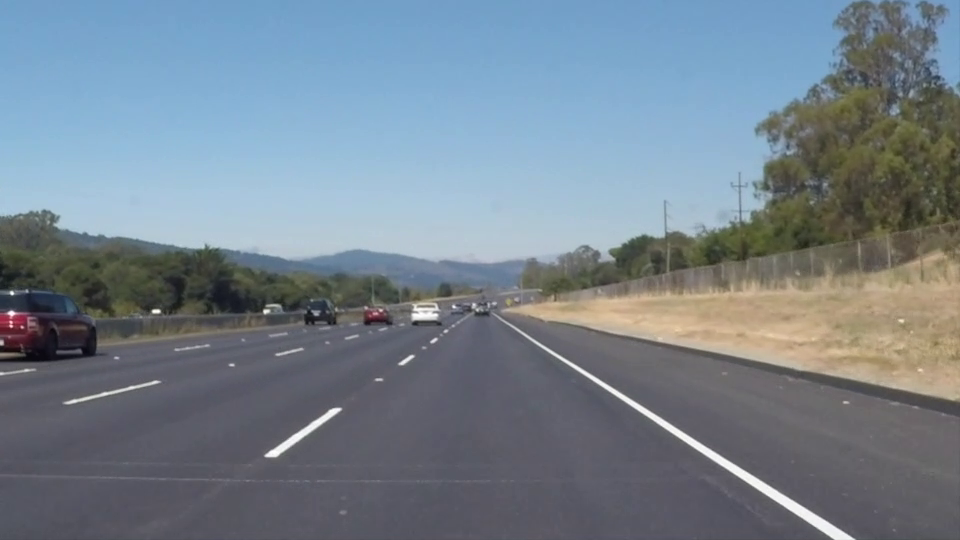
#> input picture frame 22 of test_video3.mp4, 960 x 540 px, given in place of test_video2.mp4, which was not available
$ python vid_lanes.py
#> lines starting #> are read from the running program, lines starting #| are printed output that depends on the picture; after the words box and inside, x2 and y2 are one past the last pixel; in counts of white or black regions, pixels touching at a corner belong together; pictures that were not available may be replaced by others from this repository, and a replacement may not be noted
#> further down, img is the input picture: shape (540, 960, 3); mean B, G, R 141.9, 130.7, 117.7
import numpy as np
import cv2


def detectEdge(image):
    gray = cv2.cvtColor(image, cv2.COLOR_RGB2GRAY)  # Converting RGB to Grayscale
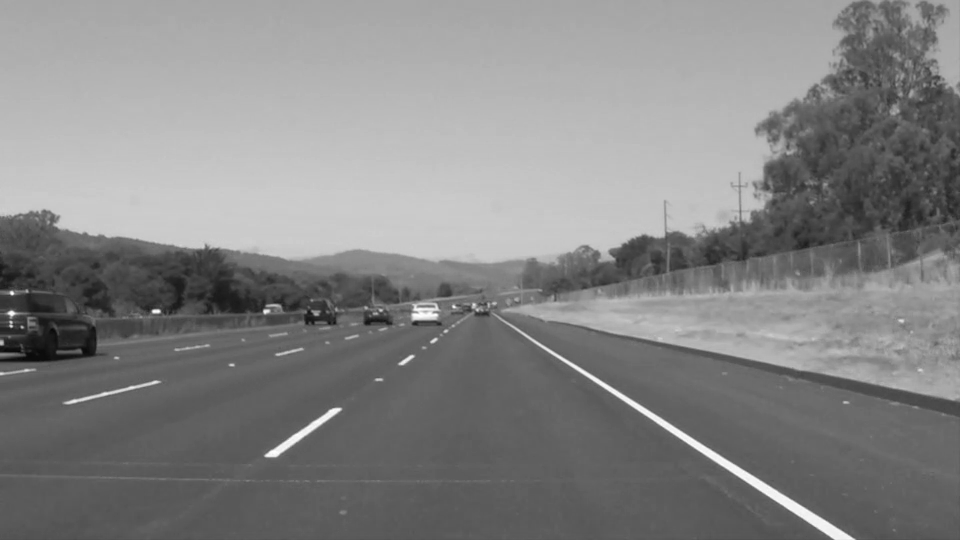
#> gray: shape (540, 960); min 6, max 255, mean 132.6
    hls = cv2.cvtColor(image, cv2.COLOR_RGB2HLS)
#> hls: shape (540, 960, 3); mean of channels 0, 1, 2 51.3, 129.9, 55.8

    lower_bound_yellow = np.array([10, 100, 100], dtype = "uint8")
    upper_bound_yellow = np.array([110, 255, 255], dtype = "uint8")
    yellow_mask = cv2.inRange(hls, lower_bound_yellow, upper_bound_yellow)
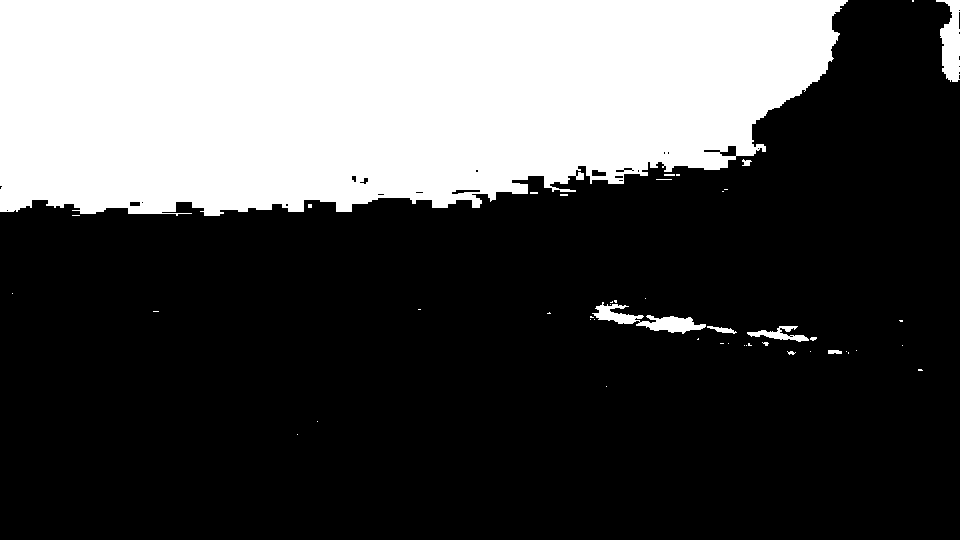
#> yellow_mask: shape (540, 960); 30.5% white; 47 white regions (37 under 20 px), largest, box (x1, y1, x2, y2) and area: (0, 0, 848, 216) 155022, (592, 302, 706, 334) 1244, (936, 0, 960, 82) 1234
    cv2.imshow('Yellow Mask', yellow_mask)
    lower_bound_white = np.array([0, 180, 0], dtype = "uint8")
    upper_bound_white = np.array([255, 255, 255], dtype = "uint8")
    white_mask = cv2.inRange(hls, lower_bound_white, upper_bound_white)
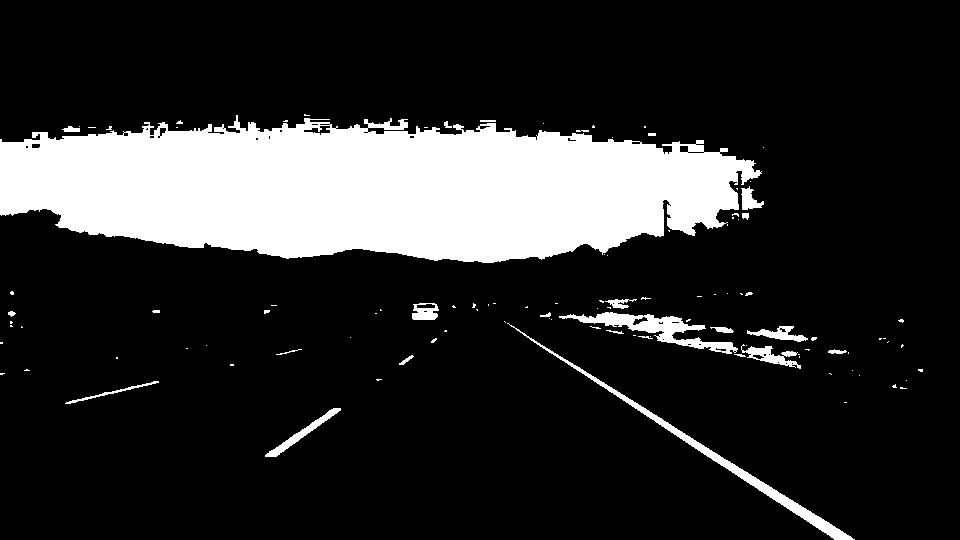
#> white_mask: shape (540, 960); 17.3% white; 109 white regions (82 under 20 px), largest, box (x1, y1, x2, y2) and area: (0, 115, 762, 263) 81361, (507, 323, 855, 540) 2573, (559, 312, 738, 354) 2064
    cv2.imshow('White Mask', white_mask)
    yellow_and_white_mask = cv2.bitwise_or(yellow_mask, white_mask)
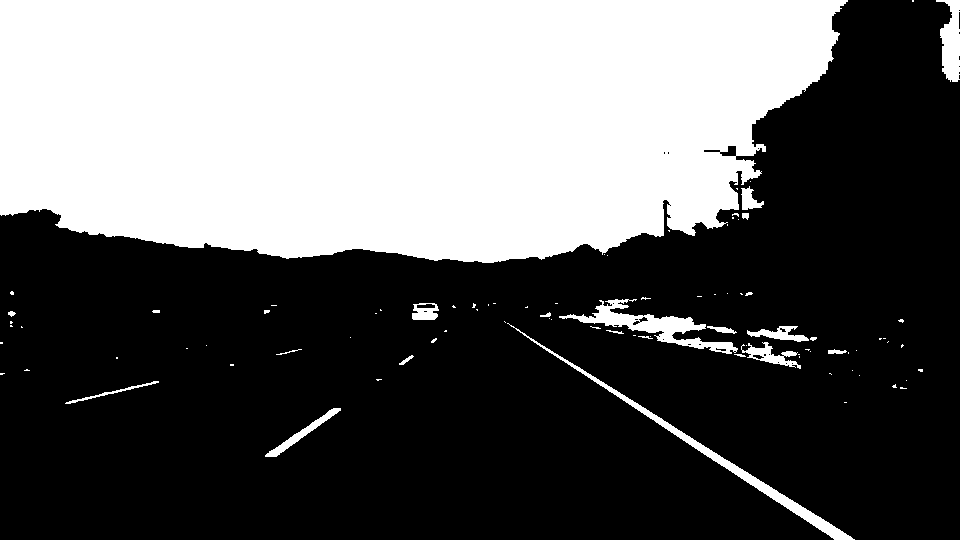
#> yellow_and_white_mask: shape (540, 960); 38.6% white; 90 white regions (67 under 20 px), largest, box (x1, y1, x2, y2) and area: (0, 0, 848, 263) 190313, (507, 323, 855, 540) 2573, (559, 299, 738, 354) 2460
    cv2.imshow('Yellow and White mask', yellow_and_white_mask)
    yellow_and_white_mask_image = cv2.bitwise_and(image, image, mask = yellow_and_white_mask)
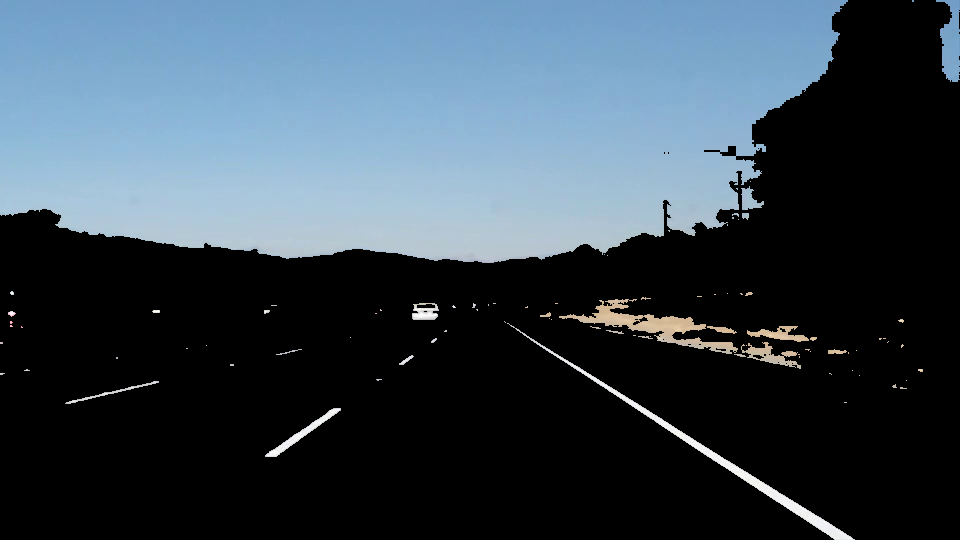
#> yellow_and_white_mask_image: shape (540, 960, 3); mean B, G, R 80.8, 69.8, 56.2
    g_blur = cv2.GaussianBlur(yellow_and_white_mask_image, (5, 5), 0)  # Applying Gaussian Blur to reduce noise and to smoothen the edges
    edges = cv2.Canny(g_blur, 50, 150)
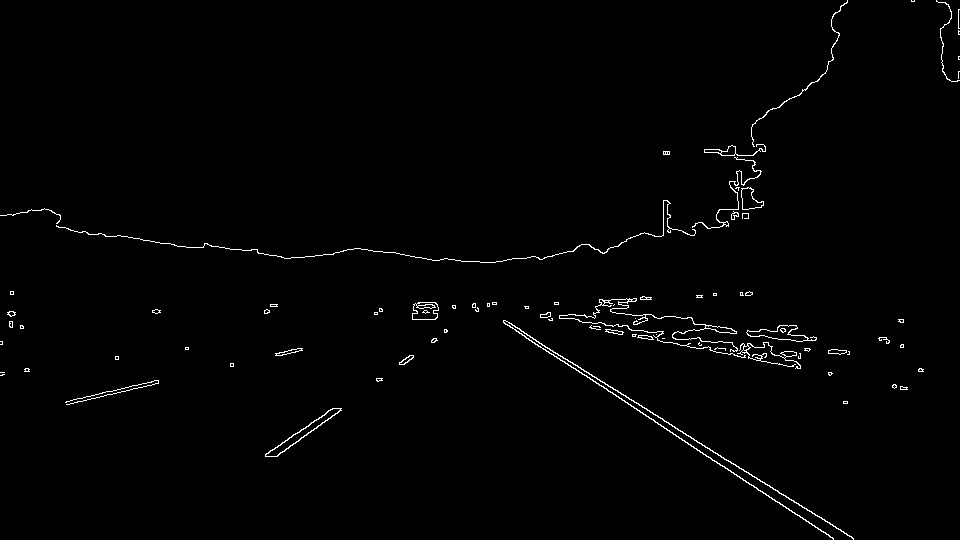
#> edges: shape (540, 960); 1.1% white in thin lines or dots
    cv2.imshow('Gray', gray)
    cv2.imshow('Blur', g_blur)
    return edges


def region_of_interest(image):
    height = image.shape[0]
#> height = 540
    width = image.shape[1]
#> width = 960
    # print height
    # print width
    triangle = np.array([
        [((width * 1) / 10, height), ((9 * width) / 10, height), ((width) / 2, (5 * height) / 10)]
    ])
#> triangle = [[96, 540], [864, 540], [480, 270]]
    # print triangle
    mask = np.zeros_like(image)
#> (the run stopped early here; a loop or call above may not have finished)

$ run again, starting later in the video
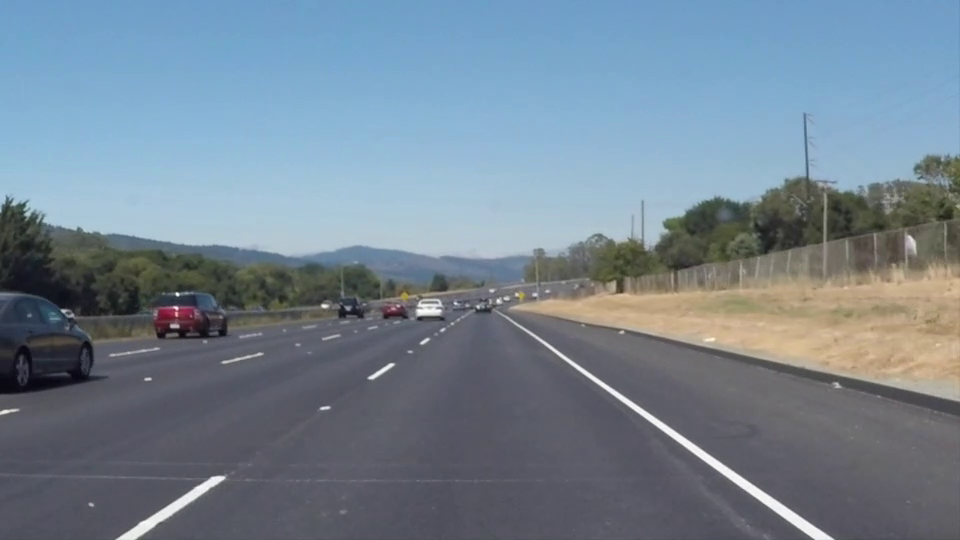
#> input picture frame 99 of test_video3.mp4, 960 x 540 px, given in place of test_video2.mp4, which was not available
#> img is the input picture: shape (540, 960, 3); mean B, G, R 146, 132.3, 116.7
#> hls: shape (540, 960, 3); mean of channels 0, 1, 2 43.3, 131.5, 58.6
#> in detectEdge, `yellow_mask = cv2.inRange(hls, lower_bound_yellow, upper_bound_yellow)`:
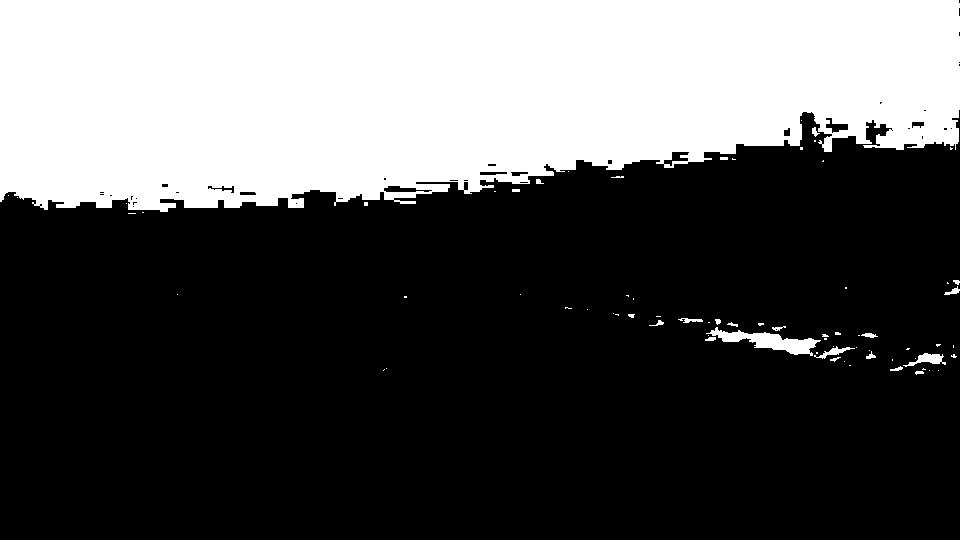
#> yellow_mask: shape (540, 960); 33.3% white; 73 white regions (50 under 20 px), largest, box (x1, y1, x2, y2) and area: (0, 0, 960, 212) 169944, (706, 327, 821, 356) 1240, (903, 353, 946, 367) 261
#> white_mask: shape (540, 960); 14.9% white; 154 white regions (118 under 20 px), largest, box (x1, y1, x2, y2) and area: (0, 135, 779, 258) 70637, (508, 318, 834, 540) 2469, (116, 476, 225, 540) 1071
#> yellow_and_white_mask: shape (540, 960); 41.4% white; 147 white regions (110 under 20 px), largest, box (x1, y1, x2, y2) and area: (0, 0, 960, 258) 206866, (508, 318, 834, 540) 2469, (699, 327, 821, 358) 1428
#> in detectEdge, `edges = cv2.Canny(g_blur, 50, 150)`:
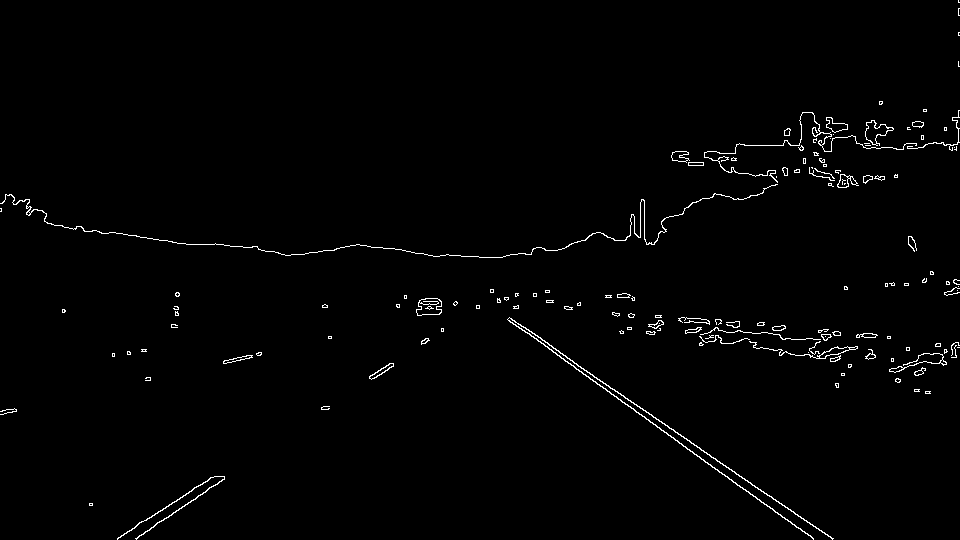
#> edges: shape (540, 960); 1.2% white in thin lines or dots

$ run again, starting later in the video
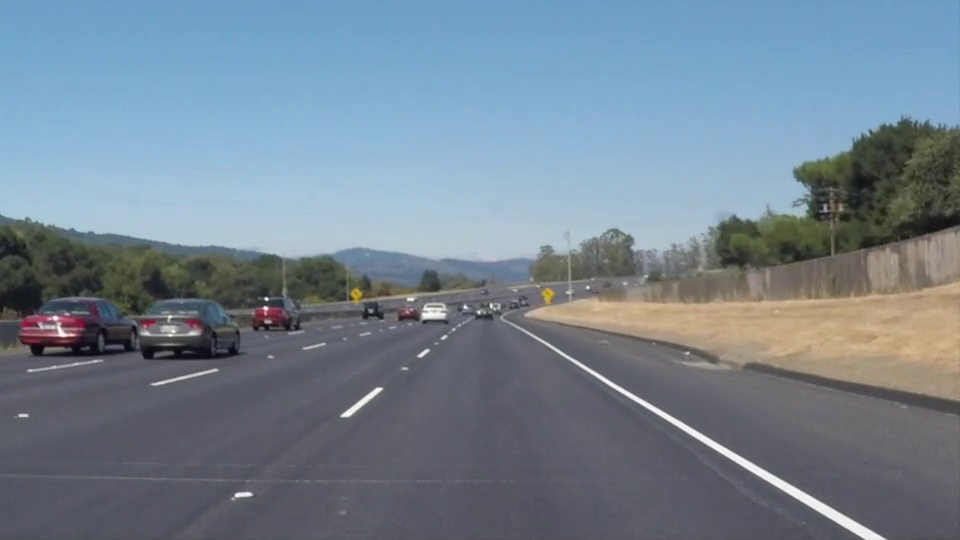
#> input picture frame 176 of test_video3.mp4, 960 x 540 px, given in place of test_video2.mp4, which was not available
#> img is the input picture: shape (540, 960, 3); mean B, G, R 145.2, 131.6, 116.5
#> hls: shape (540, 960, 3); mean of channels 0, 1, 2 40.3, 131.1, 58
#> in detectEdge, `yellow_mask = cv2.inRange(hls, lower_bound_yellow, upper_bound_yellow)`:
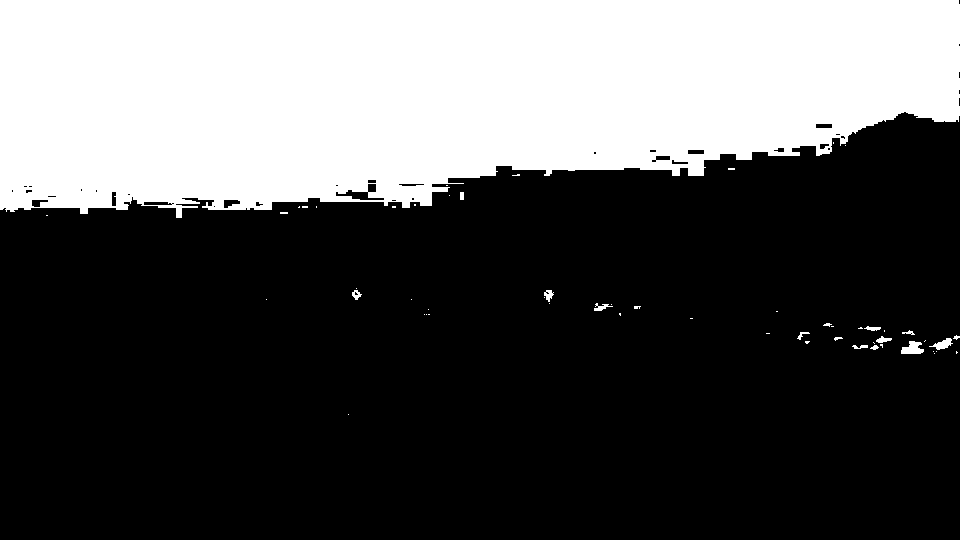
#> yellow_mask: shape (540, 960); 33.1% white; 56 white regions (41 under 20 px), largest, box (x1, y1, x2, y2) and area: (0, 0, 960, 218) 170583, (901, 341, 924, 354) 206, (929, 338, 953, 350) 136
#> white_mask: shape (540, 960); 15.1% white; 93 white regions (73 under 20 px), largest, box (x1, y1, x2, y2) and area: (0, 133, 802, 261) 74086, (520, 328, 886, 540) 2511, (422, 303, 446, 319) 257
#> yellow_and_white_mask: shape (540, 960); 41.7% white; 103 white regions (74 under 20 px), largest, box (x1, y1, x2, y2) and area: (0, 0, 960, 261) 211051, (520, 328, 886, 540) 2511, (422, 303, 446, 319) 257
#> in detectEdge, `edges = cv2.Canny(g_blur, 50, 150)`:
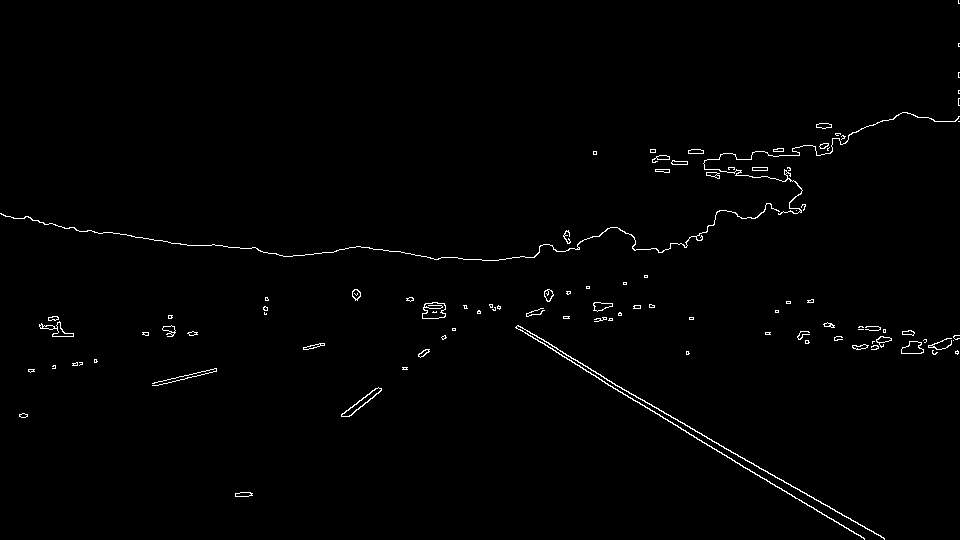
#> edges: shape (540, 960); 0.98% white in thin lines or dots
